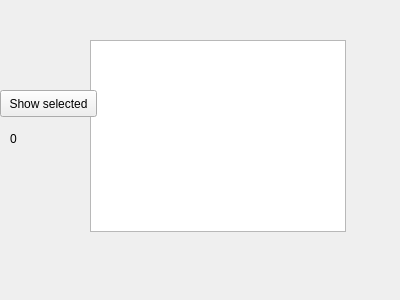
<?xml version="1.0" encoding="UTF-8"?>
<ui version="4.0">
 <class>Form</class>
 <widget class="QWidget" name="Form">
  <property name="geometry">
   <rect>
    <x>0</x>
    <y>0</y>
    <width>400</width>
    <height>300</height>
   </rect>
  </property>
  <property name="windowTitle">
   <string>Form</string>
  </property>
  <widget class="QGraphicsView" name="graphicsView">
   <property name="geometry">
    <rect>
     <x>90</x>
     <y>40</y>
     <width>256</width>
     <height>192</height>
    </rect>
   </property>
  </widget>
  <widget class="QLabel" name="lblSelected">
   <property name="geometry">
    <rect>
     <x>10</x>
     <y>130</y>
     <width>67</width>
     <height>17</height>
    </rect>
   </property>
   <property name="text">
    <string>0</string>
   </property>
  </widget>
  <widget class="QPushButton" name="btnShowSelected">
   <property name="geometry">
    <rect>
     <x>0</x>
     <y>90</y>
     <width>97</width>
     <height>27</height>
    </rect>
   </property>
   <property name="text">
    <string>Show selected</string>
   </property>
  </widget>
 </widget>
 <resources/>
 <connections/>
</ui>
